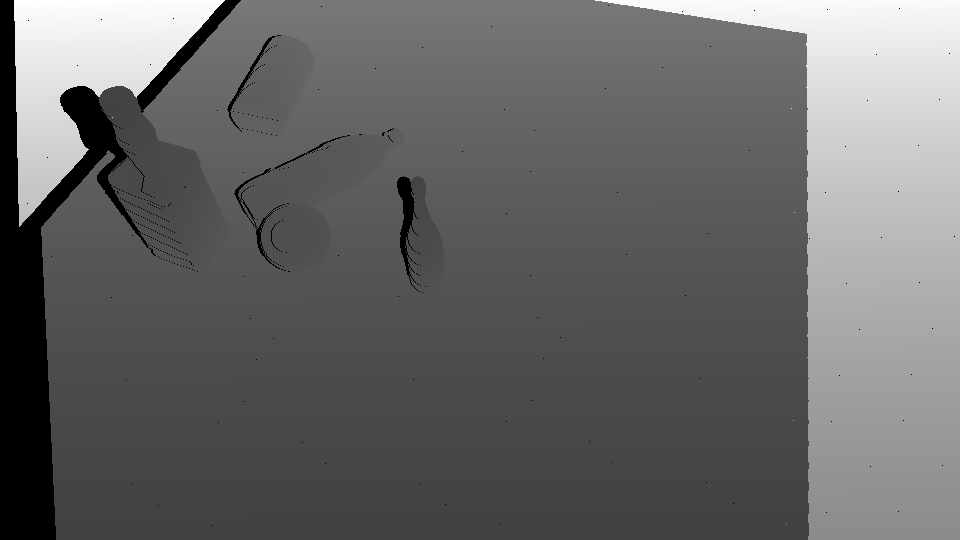
#> input picture 126gt.png, 960 x 540 px
$ python onlyobject.py
#> lines starting #> are read from the running program, lines starting #| are printed output that depends on the picture
import numpy as np
import matplotlib.pyplot as plt
import os
from PIL import Image

if __name__ == "__main__":
    depth = np.array(Image.open('126gt.png'))/ 1000
    pred = np.array(Image.open('126.png'))/1000
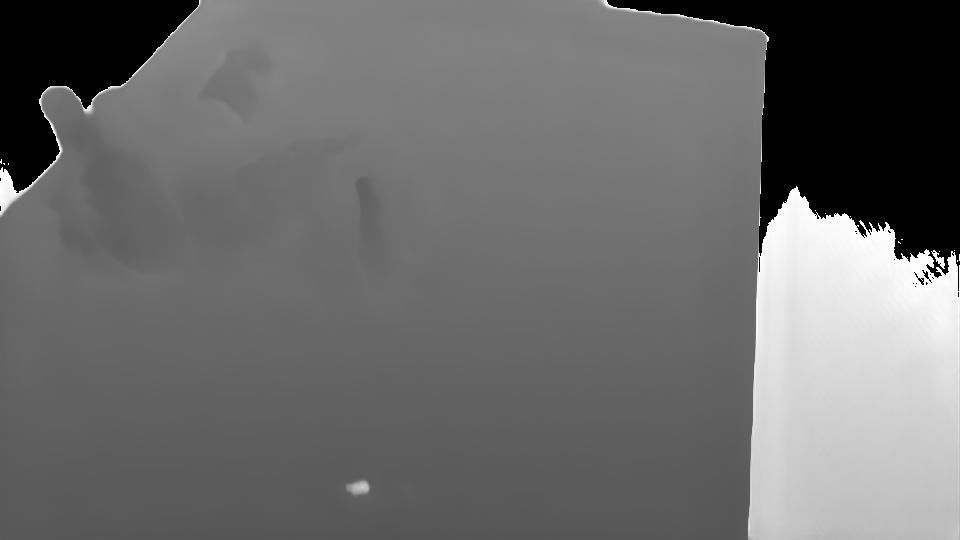
#> input picture 126.png, 960 x 540 px

    print(np.unique(np.array(Image.open('126label.png'))))
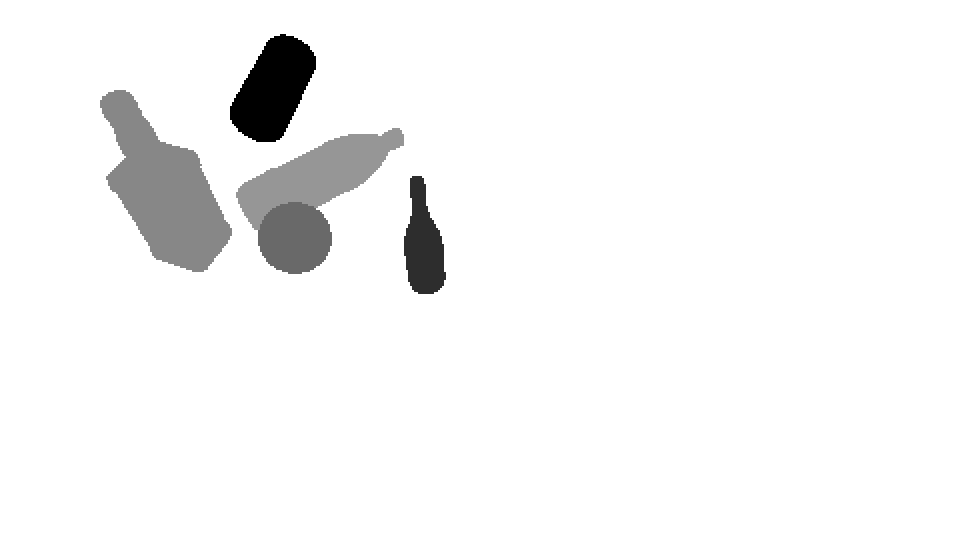
#> input picture 126label.png, 1920 x 1080 px (shown at 1/2 size)
    label = Image.open('126label.png').resize((960,540), resample=Image.NEAREST)
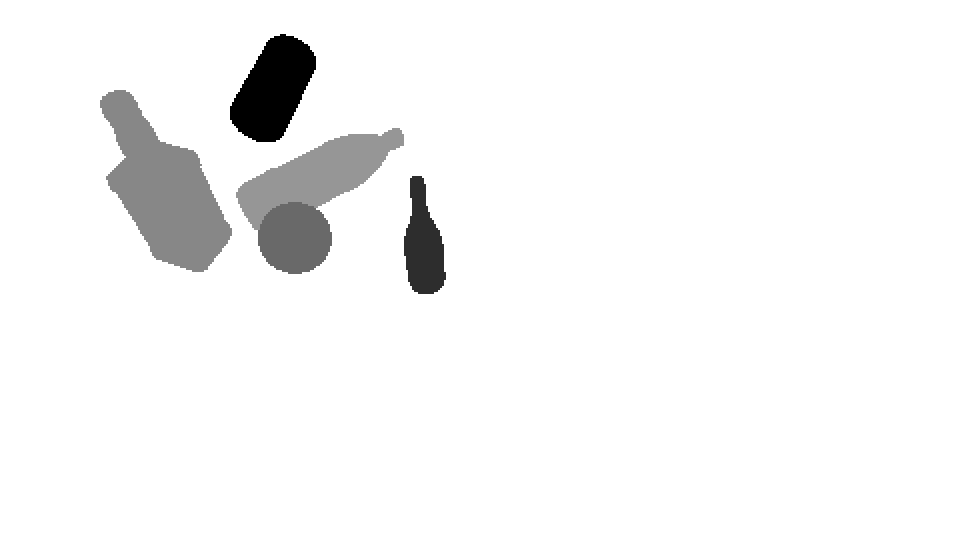
#> label: PIL image 960x540 L; min 0, max 17, mean 16.35; drawn with min black and max white
    label = np.array(label)
    for x in np.unique(label):
        print(x)
        temp = pred.copy()
        temp[label!=x] = 0

        plt.imshow(temp)
        plt.show()
#> this loop made 6 passes
#> x on passes 2 to 6: 3, 7, 9, 10, 17
#| 0
#| 3
#| 7
#| 9
#| 10
#| 17
#> pass 1, `plt.show()`:
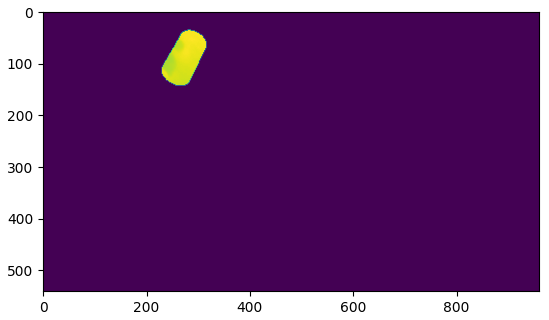
#> figure drawn by matplotlib, 1 panel
#> after the loop:
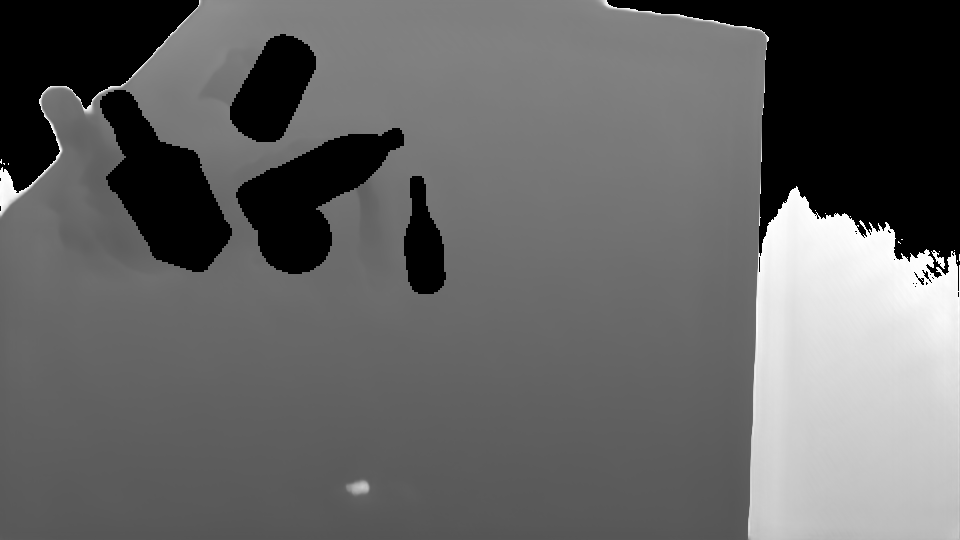
#> temp: shape (540, 960) float64; min 0, max 2, mean 0.787; drawn with min black and max white
